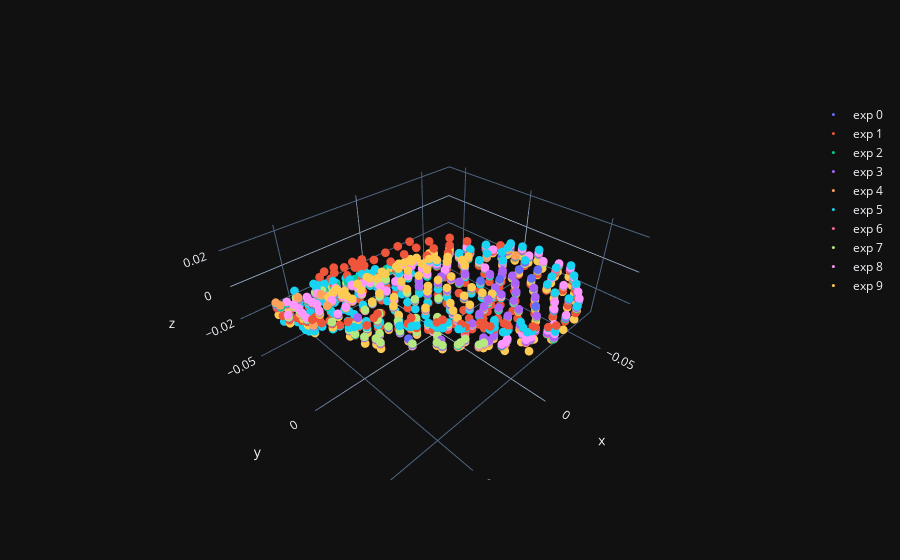

Notebook code cell kept with this figure:
### Code cell
# plot the sampled points in the same plot but different colors
fig = go.Figure()
for i in range(len(dataset_sampled_points)):
    curr_sampled_points = dataset_sampled_points[i].detach()
    fig.add_trace(go.Scatter3d(x=curr_sampled_points[:,0], y=curr_sampled_points[:,1], z=curr_sampled_points[:,2], mode='markers', marker=dict(size=3), name="exp "+str(i)))
fig.show()

### Figure 1 — Plotly figure (JSON) as saved in the notebook; plotly's stock layout.template omitted (floating-point values rounded to 4 significant figures; data arrays with more than 128 entries replaced by an {"elided": "..."} marker saying what was removed)
{"data": [{"marker": {"size": 3}, "mode": "markers", "name": "exp 0", "x": {"elided": "184 float values"}, "y": {"elided": "184 float values"}, "z": {"elided": "184 float values"}, "type": "scatter3d"}, {"marker": {"size": 3}, "mode": "markers", "name": "exp 1", "x": {"elided": "184 float values"}, "y": {"elided": "184 float values"}, "z": {"elided": "184 float values"}, "type": "scatter3d"}, {"marker": {"size": 3}, "mode": "markers", "name": "exp 2", "x": {"elided": "184 float values"}, "y": {"elided": "184 float values"}, "z": {"elided": "184 float values"}, "type": "scatter3d"}, {"marker": {"size": 3}, "mode": "markers", "name": "exp 3", "x": {"elided": "184 float values"}, "y": {"elided": "184 float values"}, "z": {"elided": "184 float values"}, "type": "scatter3d"}, {"marker": {"size": 3}, "mode": "markers", "name": "exp 4", "x": {"elided": "184 float values"}, "y": {"elided": "184 float values"}, "z": {"elided": "184 float values"}, "type": "scatter3d"}, {"marker": {"size": 3}, "mode": "markers", "name": "exp 5", "x": {"elided": "184 float values"}, "y": {"elided": "184 float values"}, "z": {"elided": "184 float values"}, "type": "scatter3d"}, {"marker": {"size": 3}, "mode": "markers", "name": "exp 6", "x": {"elided": "184 float values"}, "y": {"elided": "184 float values"}, "z": {"elided": "184 float values"}, "type": "scatter3d"}, {"marker": {"size": 3}, "mode": "markers", "name": "exp 7", "x": {"elided": "184 float values"}, "y": {"elided": "184 float values"}, "z": {"elided": "184 float values"}, "type": "scatter3d"}, {"marker": {"size": 3}, "mode": "markers", "name": "exp 8", "x": {"elided": "184 float values"}, "y": {"elided": "184 float values"}, "z": {"elided": "184 float values"}, "type": "scatter3d"}, {"marker": {"size": 3}, "mode": "markers", "name": "exp 9", "x": {"elided": "184 float values"}, "y": {"elided": "184 float values"}, "z": {"elided": "184 float values"}, "type": "scatter3d"}], "layout": {}}
